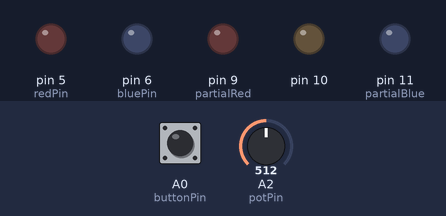
The sketch below on a simulated Arduino Uno, built with avr-gcc and run on an emulated ATmega328P. On the bench: output pins drawn as LEDs (lit = HIGH). Dashed ring = blinking. The test bench sets the inputs (shaded band); at power-on: A0 (buttonPin) LOW, A2 (potPin) = 512.

Above: at 1.2 s.
1.3 s: A0 (buttonPin) pulled HIGH for 0.15 s
At 1.51 s:
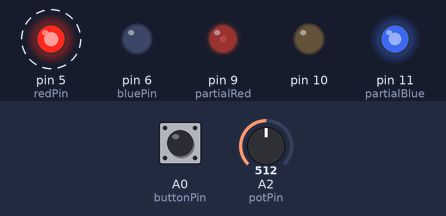
4.3 s: A2 (potPin) set to 122
At 4.8 s:
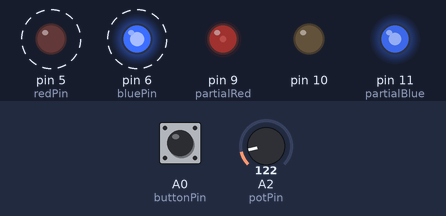
7.3 s: A2 (potPin) set to 900
At 7.44 s:
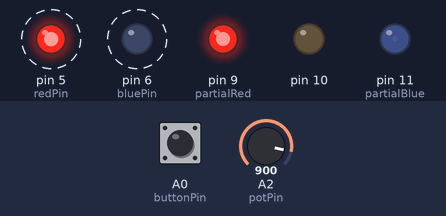
10.3 s: A2 (potPin) set to 306
At 11.14 s:
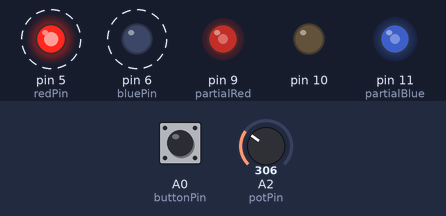
13.3 s: A0 (buttonPin) pulled HIGH for 1 s
At 13.59 s:
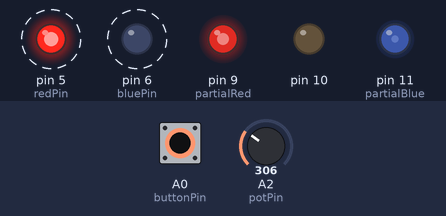
16.3 s: A0 (buttonPin) pulled HIGH for 3.2 s
At 19.54 s:
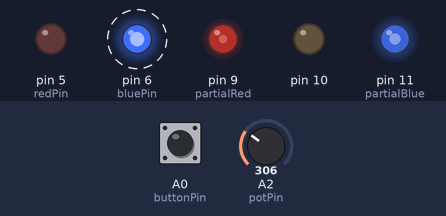
Timing chart, 0 to 22.4 s (numbered marks = the images above; inputs shaded):
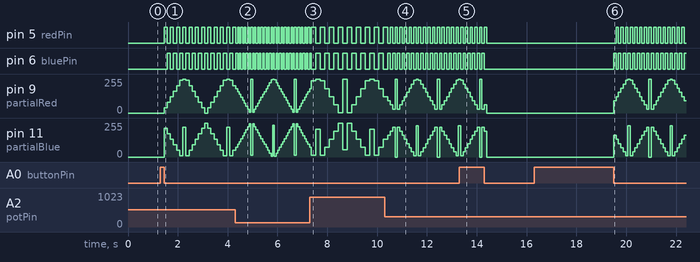

The sketch:

November10.ino
```cpp
const int buttonPin = A0;
const int potPin = A2;

const int redPin = 5;
const int bluePin = 6;

const int partialRed = 9;
const int partialBlue = 11;

int buttonRead;
int potRead;
float rate;

int sirenIterator = 0;
int redMix = 0;
int blueMix = 255;
int mixer = 1;

boolean on = false;

boolean buttonReleased = true;

void setup() {
  // put your setup code here, to run once:
  pinMode(A0, INPUT);
  pinMode(A2, INPUT);
  pinMode(5, OUTPUT);
  pinMode(6, OUTPUT);
  pinMode(9, OUTPUT);
  pinMode(10, OUTPUT);
  pinMode(11, OUTPUT);

  Serial.begin(9600);
}

void loop() {
  buttonRead = digitalRead(buttonPin);
  potRead = analogRead(potPin);
  rate = map(potRead, 0, 1023, 50, 200);

  if(buttonRead == 1){
    buttonReleased = false;
  }
  else{
    if(!buttonReleased){
      on = !on;
    }
    buttonReleased = true;
  }

  if(on == true){
    siren(rate);
  }
  else{
    digitalWrite(redPin,LOW);
    digitalWrite(bluePin,LOW);
    analogWrite(partialRed, 0);
    analogWrite(partialBlue, 0);
  }
}

void siren(int rate){
  if(sirenIterator%2==0){
    digitalWrite(redPin,HIGH);
    digitalWrite(bluePin,LOW);
  }
  else{
    digitalWrite(bluePin,HIGH);
    digitalWrite(redPin,LOW);
  }

  sirenIterator++;

  redMix += mixer*(rate/3);
  blueMix -= mixer*(rate/3);

  analogWrite(partialRed, redMix);
  analogWrite(partialBlue, blueMix);

  if(redMix >= 255 || redMix <= 0){
    mixer = -mixer;
  }

  delay(rate);
}
```

Measured:
- after the input at 1.3 s, pin 5 (redPin): alternates HIGH for 0.13 s and LOW for 0.13 s, starting after 0.15 s; pin 6 (bluePin): alternates HIGH for 0.13 s and LOW for 0.13 s, starting after 0.28 s
- after the input at 4.3 s, pin 5 (redPin), pin 6 (bluePin): alternates HIGH for 0.07 s and LOW for 0.07 s, starting after 0.10 s
- after the input at 7.3 s, pin 5 (redPin), pin 6 (bluePin): alternates HIGH for 0.18 s and LOW for 0.18 s, starting after 0.24 s
- after the input at 10.3 s, pin 5 (redPin), pin 6 (bluePin): alternates HIGH for 0.09 s and LOW for 0.09 s, starting after 0.23 s
- after the input at 13.3 s, pin 5 (redPin): goes on until 14.4 s, then stays LOW; pin 6 (bluePin): goes on until 14.3 s, then stays LOW
- after the input at 16.3 s, pin 5 (redPin): alternates HIGH for 0.09 s and LOW for 0.09 s, starting after 3.3 s; pin 6 (bluePin): alternates HIGH for 0.09 s and LOW for 0.09 s, starting after 3.2 s
